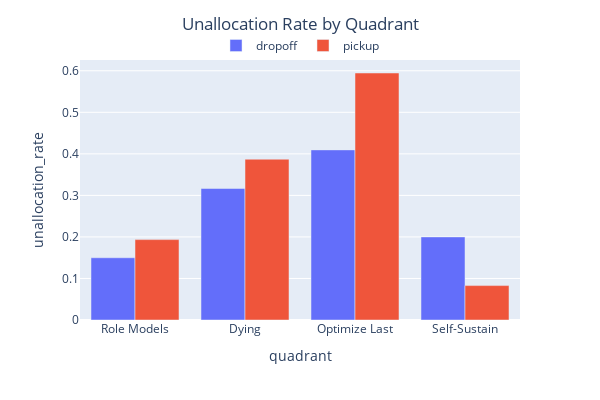

Notebook code cell kept with this figure:
### Code cell
import plotly.express

fig = px.bar(area_summary, x ='quadrant', y='unallocation_rate', color = 'area_type',  barmode='group',)
fig.update_layout(title='Unallocation Rate by Quadrant', title_x = 0.5, width = 600, height =400
                    , legend = dict(orientation = "h", yanchor = 'bottom', xanchor = 'center' , x = 0.5 , y =1, title='')
)
fig.update_xaxes(categoryorder='array'
                 , categoryarray= ['Role Models', 'Dying', 'Optimize Last', 'Self-Sustain'])


fig.show()

### Figure 1 — Plotly figure (JSON) as saved in the notebook; plotly's stock layout.template omitted (floating-point values rounded to 4 significant figures)
{"data": [{"alignmentgroup": "True", "hovertemplate": "area_type=dropoff<br>quadrant=%{x}<br>unallocation_rate=%{y}<extra></extra>", "legendgroup": "dropoff", "marker": {"color": "#636efa", "pattern": {"shape": ""}}, "name": "dropoff", "offsetgroup": "dropoff", "orientation": "v", "showlegend": true, "textposition": "auto", "type": "bar", "x": ["Dying", "Optimize Last", "Role Models", "Self-Sustain"], "xaxis": "x", "y": [0.3165, 0.4095, 0.1498, 0.2], "yaxis": "y"}, {"alignmentgroup": "True", "hovertemplate": "area_type=pickup<br>quadrant=%{x}<br>unallocation_rate=%{y}<extra></extra>", "legendgroup": "pickup", "marker": {"color": "#EF553B", "pattern": {"shape": ""}}, "name": "pickup", "offsetgroup": "pickup", "orientation": "v", "showlegend": true, "textposition": "auto", "type": "bar", "x": ["Dying", "Optimize Last", "Role Models", "Self-Sustain"], "xaxis": "x", "y": [0.3871, 0.5946, 0.1935, 0.08286], "yaxis": "y"}], "layout": {"barmode": "group", "height": 400, "legend": {"orientation": "h", "title": {"text": ""}, "tracegroupgap": 0, "x": 0.5, "xanchor": "center", "y": 1, "yanchor": "bottom"}, "margin": {"t": 60}, "title": {"text": "Unallocation Rate by Quadrant", "x": 0.5}, "width": 600, "xaxis": {"anchor": "y", "categoryarray": ["Role Models", "Dying", "Optimize Last", "Self-Sustain"], "categoryorder": "array", "domain": [0, 1], "title": {"text": "quadrant"}}, "yaxis": {"anchor": "x", "domain": [0, 1], "title": {"text": "unallocation_rate"}}}}
